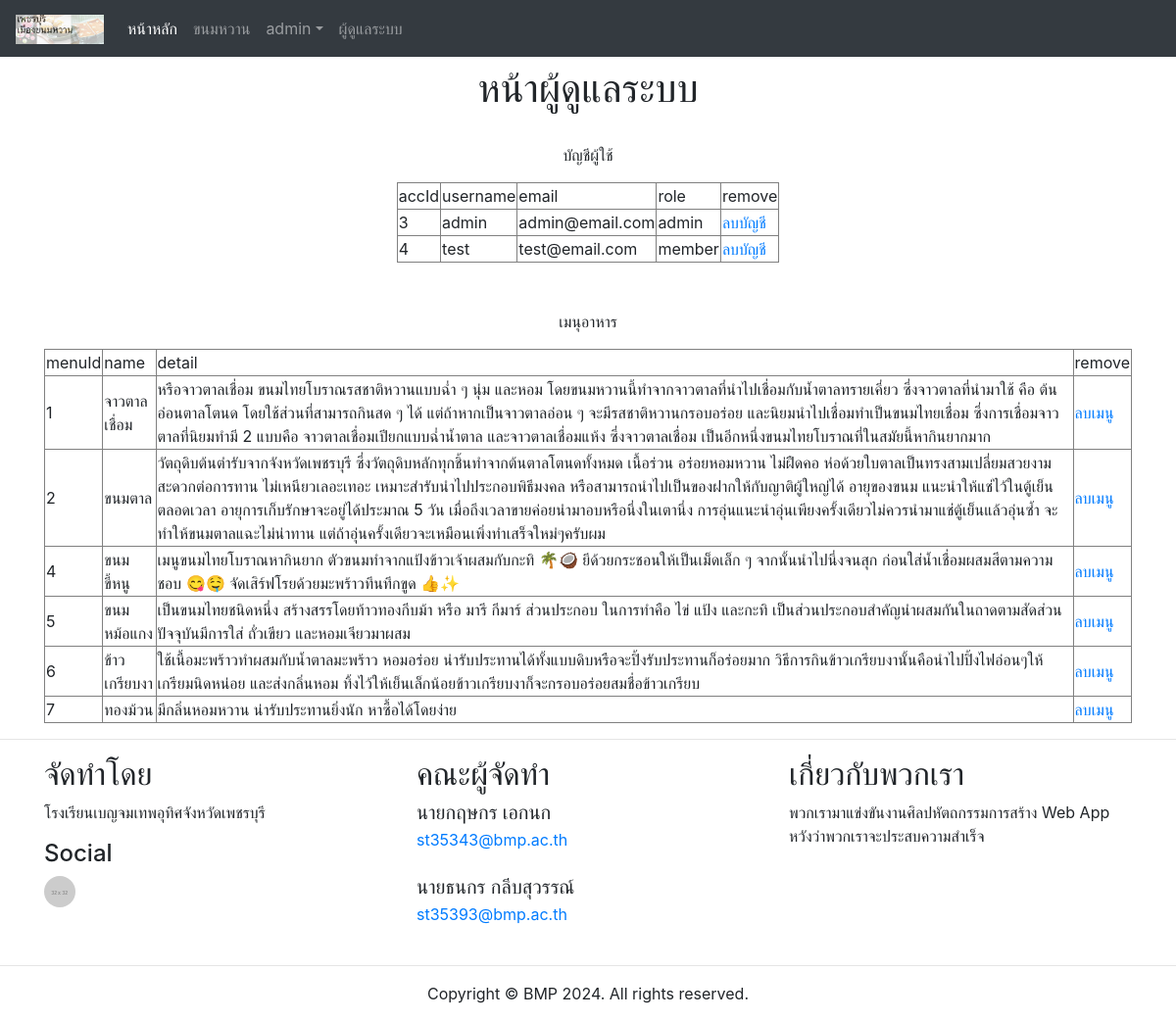
The app's page /madmin.php (signed in) with its own data.
### tables this page shows
CREATE TABLE `account` (
  `accId` int(20) NOT NULL,
  `username` varchar(100) DEFAULT NULL,
  `email` varchar(100) DEFAULT NULL,
  `password` varchar(100) DEFAULT NULL,
  `role` varchar(100) NOT NULL DEFAULT 'member'
);

CREATE TABLE `menu` (
  `menuId` int(20) NOT NULL,
  `name` varchar(100) DEFAULT NULL,
  `detail` varchar(1000) DEFAULT NULL,
  `pic` varchar(100) DEFAULT NULL
);

### madmin.php (the view, shortened to what this page needs)
<!DOCTYPE html>
<html lang="en">
  <head>
    <link href="css/bootstrap-4.4.1.css" rel="stylesheet">
    <?php session_start();
    require("connect.php");
    ?>
  </head>
  <body>
  <nav class="navbar navbar-expand-lg navbar-dark bg-dark">
      <a class="navbar-brand" href="index.php"><img src="images/logo.jpg" height ="30px"></a>
      <div class="collapse navbar-collapse" id="navbarSupportedContent">
        <ul class="navbar-nav mr-auto">
          <li class="nav-item active">
            <a class="nav-link" href="index.php">หน้าหลัก<span class="sr-only">(current)</span></a>
          </li>
          <li class="nav-item">
            <a class="nav-link" href="list.php">ขนมหวาน</a>
          </li>
          <?php
            if(isset($_SESSION["account"])) {
              echo ('
                <li class="nav-item dropdown">
                <a class="nav-link dropdown-toggle" href="#" id="navbarDropdown" role="button" data-toggle="dropdown" aria-haspopup="true" aria-expanded="false">'.$_SESSION["account"]["username"].'</a>
                <div class="dropdown-menu" aria-labelledby="navbarDropdown">
                <a class="dropdown-item" href="account.php">ข้อมูลส่วนตัว</a>
                <div class="dropdown-divider"></div>
                <a class="dropdown-item" href="logout.php">ออกจากระบบ</a>
                </div>
                </li>
                ');
            }
            else {
              echo ('
              <li class="nav-item">
              <a class="nav-link" href="login.php">เข้าสู่ระบบ</a>
              </li>
              ');
            }
          ?>
          <li class="nav-item">
              <a class="nav-link" href="admin.php">ผู้ดูแลระบบ</a>
            </li>
        </ul>
      </div>
    </nav>
    <div class="container mt-2">
      <center>
      <h1>หน้าผู้ดูแลระบบ</h1>
      <br>
      <p>บัญชีผู้ใช้</p>
      <table border="1px">
        <tr width="400px">
            <td>accId</td>
            <td>username</td>
            <td>email</td>
            <td>role</td>
            <td>remove</td>
        </tr>
      <?php
        $query_acc = "SELECT * FROM account";
        $result_acc = mysqli_query($conn, $query_acc);
        while ($row = $result_acc->fetch_assoc()):
      ?>
      <tr>
        <td><?php echo($row['accId']); ?></td>
        <td><?php echo($row['username']); ?></td>
        <td><?php echo($row['email']); ?></td>
        <td><?php echo($row['role']); ?></td>
        <td><a href="removeacc.php?id=<?php echo($row['accId']);?>">ลบบัญชี</a></td>
      </tr>
      <?php endwhile; ?>
      </table>
      <br><br>
      <p>เมนุอาหาร</p>
      <table border="1px">
        <tr width="400px">
            <td>menuId</td>
            <td>name</td>
            <td>detail</td>
            <td>remove</td>
        </tr>
      <?php
        $query_acc = "SELECT * FROM menu";
        $result_acc = mysqli_query($conn, $query_acc);
        while ($row = $result_acc->fetch_assoc()):
      ?>
      <tr>
        <td><?php echo($row['menuId']); ?></td>
        <td><?php echo($row['name']); ?></td>
        <td><?php echo($row['detail']); ?></td>
        <td><a href="removemenu.php?id=<?php echo($row['menuId']);?>">ลบเมนู</a></td>
      </tr>
      <?php endwhile; ?>
      </table>
    </center>
    </div>
    <hr>
    <div class="container">
      <div class="row">
        <div class="col-lg-4 col-md-6 col-sm-6 mb-md-0 mb-2">
          <h2>จัดทำโดย&nbsp;</h2>
          <address>
          โรงเรียนเบญจมเทพอุทิศจังหวัดเพชรบุรี&nbsp;
          </address>
          <h4>Social</h4>
          <div class="row">
            <div class="col-2"><a href="http://bmp.ac.th"><img class="rounded-circle" src="images/32X32.gif" alt=""></div></a>
          </div>
        </div>
        <div class="col-lg-4 col-md-6 col-12">
          <h2>คณะผู้จัดทำ&nbsp;</h2>
          <ul class="list-unstyled">
            <li class="media">
<div class="media-body">
            <h5 class="mt-0 mb-1">นายกฤษกร เอกนก&nbsp;</h5>
                <p class="mb-0"><a href="mailto:st35343@bmp.ac.th">st35343@bmp.ac.th</a></p>
              </div>
            </li>
            <li class="media my-4">
<div class="media-body">
            <h5 class="mt-0 mb-1">นายธนกร กลีบสุวรรณ์&nbsp;</h5>
                <p class="mb-0"><a href="mailto:st35393@bmp.ac.th">st35393@bmp.ac.th</a></p>
              </div>
            </li>
          </ul>
        </div>
        <div class="col-lg-4 col-12">
          <h2>เกี่ยวกับพวกเรา</h2>
          <p>พวกเรามาแข่งขันงานศิลปหัตถกรรมการสร้าง Web App หวังว่าพวกเราจะประสบความสำเร็จ</p>
        </div>
      </div>
    </div>
    <hr>
    <footer class="text-center">
      <div class="container">
        <div class="row">
          <div class="col-12">
            <p>Copyright © BMP 2024. All rights reserved.</p>
          </div>
        </div>
      </div>
    </footer>
  </body>
</html>

### records on screen
account: accId "3", username "admin", email "admin@email.com", role "admin"
account: accId "4", username "test", email "test@email.com", role "member"
menu: menuId "1", name "จาวตาลเชื่อม", detail "หรือจาวตาลเชื่อม ขนมไทยโบราณรสชาติหวานแบบฉ่ำ ๆ นุ่ม และหอม โดยขนมหวานนี้ทำจากจาวตาลที่นำไปเชื่อมกับน้ำตาลทรายเคี่ยว ซึ่งจาวตาลที่นำมาใช้ คือ ต้นอ่อนตาลโตนด โดยใช้ส่วนที่สามารถกินสด ๆ ได้ แต่ถ้าหากเป็นจาวตาลอ่อน ๆ จะมีรสชาติหวานกรอบอร่อย และนิยมนำไปเชื่อมทำเป็นขนมไทยเชื่อม ซึ่งการเชื่อมจาวตาลที่นิยมทำมี 2 แบบคือ จาวตาลเชื่อมเปียกแบบฉ่ำน้ำตาล และจาวตาลเชื่อมแห้ง ซึ่งจาวตาลเชื่อม เป็นอีกหนึ่งขนมไทยโบราณที่ในสมัยนี้หากินยากมาก"
menu: menuId "2", name "ขนมตาล", detail "วัตถุดิบต้นตำรับจากจังหวัดเพชรบุรี ซึ่งวัตถุดิบหลักทุกชิ้นทำจากต้นตาลโตนดทั้งหมด เนื้อร่วน อร่อยหอมหวาน ไม่ฝืดคอ ห่อด้วยใบตาลเป็นทรงสามเปลี่ยมสวยงาม สะดวกต่อการทาน ไม่เหนียวเลอะเทอะ เหมาะสำรับนำไปประกอบพิธีมงคล หรือสามารถนำไปเป็นของฝากให้กับญาติผู้ใหญ่ได้ อายุของขนม แนะนำให้แช่ไว้ในตู้เย็นตลอดเวลา อายุการเก็บรักษาจะอยู่ได้ประมาณ 5 วัน เมื่อถึงเวลาขายค่อยนำมาอบหรือนึ่งในเตานึ่ง การอุ่นแนะนำอุ่นเพียงครั้งเดียวไม่ควรนำมาแช่ตู้เย็นแล้วอุ่นซ้ำ จะทำให้ขนมตาลแฉะไม่น่าทาน แต่ถ้าอุ่นครั้งเดียวจะเหมือนเพิ่งทำเสร็จใหม่ๆครับผม"
menu: menuId "4", name "ขนมขี้หนู", detail "เมนูขนมไทยโบราณหากินยาก ตัวขนมทำจากแป้งข้าวเจ้าผสมกับกะทิ 🌴🥥 ยีด้วยกระชอนให้เป็นเม็ดเล็ก ๆ จากนั้นนำไปนึ่งจนสุก ก่อนใส่น้ำเชื่อมผสมสีตามความชอบ 😋🤤 จัดเสิร์ฟโรยด้วยมะพร้าวทึนทึกขูด 👍✨"
menu: menuId "5", name "ขนมหม้อแกง", detail "เป็นขนมไทยชนิดหนึ่ง สร้างสรรโดยท้าวทองกีบม้า หรือ มารี กีมาร์ ส่วนประกอบ ในการทําคือ ไข่ แป้ง และกะทิ เป็นส่วนประกอบสําคัญนำผสมกันในถาดตามสัดส่วน ปัจจุบันมีการใส่ ถั่วเขียว และหอมเจียวมาผสม"
menu: menuId "6", name "ข้าวเกรียบงา", detail "ใช้เนื้อมะพร้าวทำผสมกับน้ำตาลมะพร้าว หอมอร่อย น่ารับประทานได้ทั้งแบบดิบหรือจะปิ้งรับประทานก็อร่อยมาก วิธีการกินข้าวเกรียบงานั้นคือนำไปปิ้งไฟอ่อนๆให้เกรียมนิดหน่อย และส่งกลิ่นหอม ทิ้งไว้ให้เย็นเล็กน้อยข้าวเกรียบงาก็จะกรอบอร่อยสมชื่อข้าวเกรียบ"
menu: menuId "7", name "ทองม้วน", detail "มีกลิ่นหอมหวาน น่ารับประทานยิ่งนัก หาซื้อได้โดยง่าย"

### other values on screen
$_SESSION["account"]["username"] "admin"
